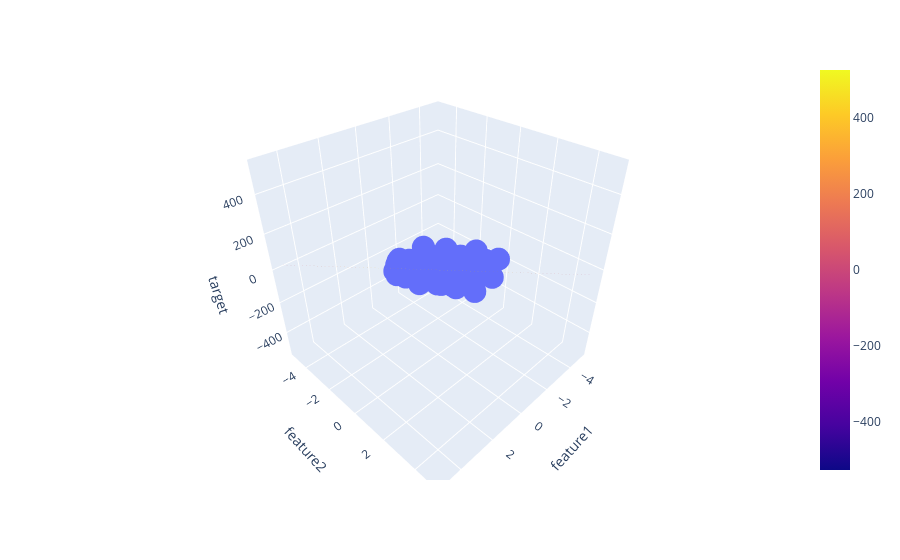

Notebook cell for this chart:
### Code cell
fig = px.scatter_3d(df, x='feature1', y='feature2', z='target')

fig.add_trace(go.Surface(x = x, y = y, z =z ))

fig.show()
